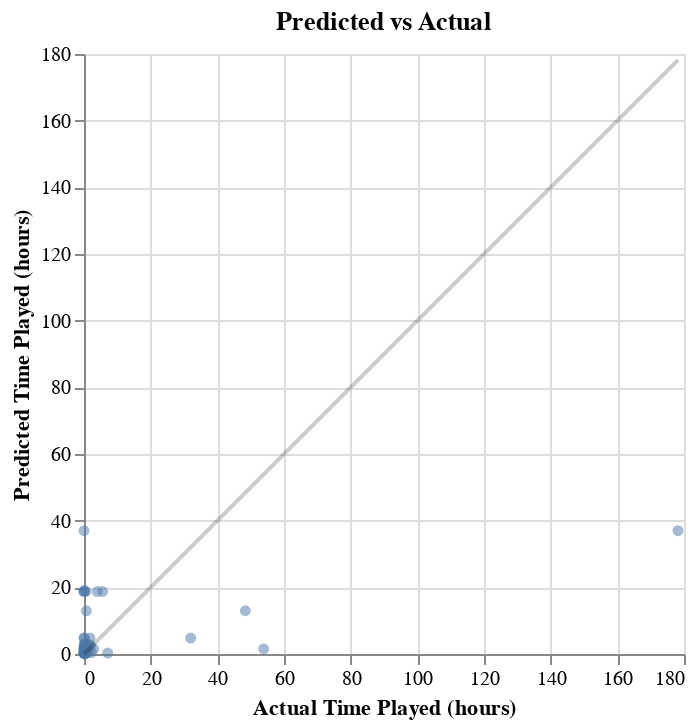

This figure's notebook cell:
### Code cell
#Predicted vs Actual Plot
predicted_vs_actual = pd.DataFrame({
    "actual": y_test,
    "predicted": y_pred
})

predicted_vs_actual_chart=alt.Chart(predicted_vs_actual).mark_circle(opacity=0.5).encode(
    x=alt.X("actual",title='Actual Time Played (hours)'),
    y=alt.Y("predicted", title="Predicted Time Played (hours)")
).properties(
    title="Predicted vs Actual",
    width=300,
    height=300
)
predicted_actual = alt.Chart(pd.DataFrame({"x": [predicted_vs_actual["actual"].min(), predicted_vs_actual["actual"].max()]})).mark_line(color="black", opacity=0.2).encode(
    x="x",
    y="x")

# Layer the scatter and line
predicted_vs_actual_chart + predicted_actual

### Figure 1 — Vega-Lite specification as saved in the notebook (floating-point values rounded to 4 significant figures)
{"config": {"view": {"continuousWidth": 300, "continuousHeight": 300}}, "layer": [{"data": {"name": "data-31b7eed5344c11d1853072e3641d7c89"}, "mark": {"type": "circle", "opacity": 0.5}, "encoding": {"x": {"field": "actual", "title": "Actual Time Played (hours)", "type": "quantitative"}, "y": {"field": "predicted", "title": "Predicted Time Played (hours)", "type": "quantitative"}}, "title": "Predicted vs Actual"}, {"data": {"name": "data-7dd4f013490d495643c5611dd30bd1cd"}, "mark": {"type": "line", "color": "black", "opacity": 0.2}, "encoding": {"x": {"field": "x", "type": "quantitative"}, "y": {"field": "x", "type": "quantitative"}}}], "height": 300, "width": 300, "$schema": "https://vega.github.io/schema/vega-lite/v5.20.1.json", "datasets": {"data-31b7eed5344c11d1853072e3641d7c89": [{"actual": 0.7, "predicted": 12.96}, {"actual": 178.2, "predicted": 36.99}, {"actual": 0.1, "predicted": 2.275}, {"actual": 0.6, "predicted": 18.75}, {"actual": 0.2, "predicted": 3.025}, {"actual": 0.0, "predicted": 0.4083}, {"actual": 0.0, "predicted": 36.99}, {"actual": 7.1, "predicted": 0.2833}, {"actual": 0.0, "predicted": 0.1917}, {"actual": 32.0, "predicted": 4.783}, {"actual": 0.4, "predicted": 0.1917}, {"actual": 0.1, "predicted": 1.533}, {"actual": 0.7, "predicted": 2.375}, {"actual": 1.7, "predicted": 2.725}, {"actual": 0.2, "predicted": 0.225}, {"actual": 0.0, "predicted": 2.275}, {"actual": 1.0, "predicted": 0.3167}, {"actual": 0.1, "predicted": 4.8}, {"actual": 0.0, "predicted": 0.3167}, {"actual": 53.9, "predicted": 1.533}, {"actual": 0.0, "predicted": 18.74}, {"actual": 1.0, "predicted": 2.167}, {"actual": 0.1, "predicted": 0.06667}, {"actual": 1.0, "predicted": 3.025}, {"actual": 48.4, "predicted": 12.97}, {"actual": 0.0, "predicted": 0.225}, {"actual": 0.6, "predicted": 0.4167}, {"actual": 0.1, "predicted": 3.025}, {"actual": 0.4, "predicted": 0.225}, {"actual": 0.0, "predicted": 0.55}, {"actual": 4.0, "predicted": 18.74}, {"actual": 0.6, "predicted": 2.208}, {"actual": 0.0, "predicted": 18.75}, {"actual": 1.8, "predicted": 4.8}, {"actual": 2.9, "predicted": 1.533}, {"actual": 0.0, "predicted": 0.375}, {"actual": 0.0, "predicted": 0.4167}, {"actual": 0.0, "predicted": 4.783}, {"actual": 0.0, "predicted": 1.533}, {"actual": 0.1, "predicted": 1.533}, {"actual": 0.1, "predicted": 19.04}, {"actual": 0.2, "predicted": 0.375}, {"actual": 1.0, "predicted": 0.4917}, {"actual": 0.5, "predicted": 3.025}, {"actual": 5.6, "predicted": 18.75}, {"actual": 2.2, "predicted": 0.4167}, {"actual": 2.0, "predicted": 2.392}, {"actual": 0.0, "predicted": 1.475}, {"actual": 0.0, "predicted": 1.533}], "data-7dd4f013490d495643c5611dd30bd1cd": [{"x": 0.0}, {"x": 178.2}]}}
